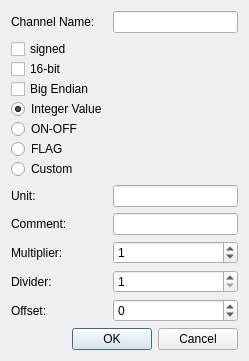
<?xml version="1.0" encoding="UTF-8"?>
<ui version="4.0">
 <class>NewChannelDialog</class>
 <widget class="QDialog" name="NewChannelDialog">
  <property name="geometry">
   <rect>
    <x>0</x>
    <y>0</y>
    <width>249</width>
    <height>326</height>
   </rect>
  </property>
  <property name="windowTitle">
   <string>Dialog</string>
  </property>
  <layout class="QVBoxLayout" name="verticalLayout_2">
   <item>
    <layout class="QGridLayout" name="gridLayout">
     <item row="0" column="0">
      <widget class="QLabel" name="channelName_label">
       <property name="text">
        <string>Channel Name:</string>
       </property>
       <property name="buddy">
        <cstring>channelName_lineEdit</cstring>
       </property>
      </widget>
     </item>
     <item row="0" column="1">
      <widget class="QLineEdit" name="channelName_lineEdit"/>
     </item>
     <item row="1" column="0">
      <layout class="QVBoxLayout" name="verticalLayout">
       <property name="spacing">
        <number>0</number>
       </property>
       <item>
        <widget class="QCheckBox" name="signed_checkBox">
         <property name="text">
          <string>signed</string>
         </property>
        </widget>
       </item>
       <item>
        <widget class="QCheckBox" name="bit16_checkBox">
         <property name="text">
          <string>16-bit</string>
         </property>
        </widget>
       </item>
       <item>
        <widget class="QCheckBox" name="bigEndian_checkBox">
         <property name="text">
          <string>Big Endian</string>
         </property>
        </widget>
       </item>
       <item>
        <widget class="QRadioButton" name="integer_radioButton">
         <property name="text">
          <string>Integer Value</string>
         </property>
         <property name="checked">
          <bool>true</bool>
         </property>
        </widget>
       </item>
       <item>
        <widget class="QRadioButton" name="onOff_radioButton">
         <property name="text">
          <string>ON-OFF</string>
         </property>
        </widget>
       </item>
       <item>
        <widget class="QRadioButton" name="flag_radioButton">
         <property name="text">
          <string>FLAG</string>
         </property>
        </widget>
       </item>
       <item>
        <widget class="QRadioButton" name="custom_radioButton">
         <property name="text">
          <string>Custom</string>
         </property>
        </widget>
       </item>
      </layout>
     </item>
     <item row="2" column="0">
      <widget class="QLabel" name="unit_label">
       <property name="text">
        <string>Unit:</string>
       </property>
       <property name="buddy">
        <cstring>unit_lineEdit</cstring>
       </property>
      </widget>
     </item>
     <item row="2" column="1">
      <widget class="QLineEdit" name="unit_lineEdit"/>
     </item>
     <item row="3" column="0">
      <widget class="QLabel" name="comment_label">
       <property name="text">
        <string>Comment:</string>
       </property>
       <property name="buddy">
        <cstring>comment_lineEdit</cstring>
       </property>
      </widget>
     </item>
     <item row="3" column="1">
      <widget class="QLineEdit" name="comment_lineEdit"/>
     </item>
     <item row="4" column="0">
      <widget class="QLabel" name="multiplier_label">
       <property name="text">
        <string>Multiplier:</string>
       </property>
       <property name="buddy">
        <cstring>multiplier_spinBox</cstring>
       </property>
      </widget>
     </item>
     <item row="4" column="1">
      <widget class="QSpinBox" name="multiplier_spinBox">
       <property name="minimum">
        <number>-32768</number>
       </property>
       <property name="maximum">
        <number>32767</number>
       </property>
       <property name="value">
        <number>1</number>
       </property>
      </widget>
     </item>
     <item row="5" column="0">
      <widget class="QLabel" name="divider_label">
       <property name="text">
        <string>Divider:</string>
       </property>
       <property name="buddy">
        <cstring>divider_spinBox</cstring>
       </property>
      </widget>
     </item>
     <item row="5" column="1">
      <widget class="QSpinBox" name="divider_spinBox">
       <property name="minimum">
        <number>1</number>
       </property>
       <property name="maximum">
        <number>65535</number>
       </property>
      </widget>
     </item>
     <item row="6" column="0">
      <widget class="QLabel" name="offset_label">
       <property name="text">
        <string>Offset:</string>
       </property>
       <property name="buddy">
        <cstring>offset_spinBox</cstring>
       </property>
      </widget>
     </item>
     <item row="6" column="1">
      <widget class="QSpinBox" name="offset_spinBox">
       <property name="minimum">
        <number>-32768</number>
       </property>
       <property name="maximum">
        <number>32767</number>
       </property>
      </widget>
     </item>
    </layout>
   </item>
   <item>
    <widget class="QDialogButtonBox" name="buttonBox">
     <property name="focusPolicy">
      <enum>Qt::NoFocus</enum>
     </property>
     <property name="orientation">
      <enum>Qt::Horizontal</enum>
     </property>
     <property name="standardButtons">
      <set>QDialogButtonBox::Cancel|QDialogButtonBox::Ok</set>
     </property>
    </widget>
   </item>
  </layout>
 </widget>
 <resources/>
 <connections>
  <connection>
   <sender>buttonBox</sender>
   <signal>rejected()</signal>
   <receiver>NewChannelDialog</receiver>
   <slot>reject()</slot>
   <hints>
    <hint type="sourcelabel">
     <x>239</x>
     <y>299</y>
    </hint>
    <hint type="destinationlabel">
     <x>286</x>
     <y>274</y>
    </hint>
   </hints>
  </connection>
 </connections>
</ui>
